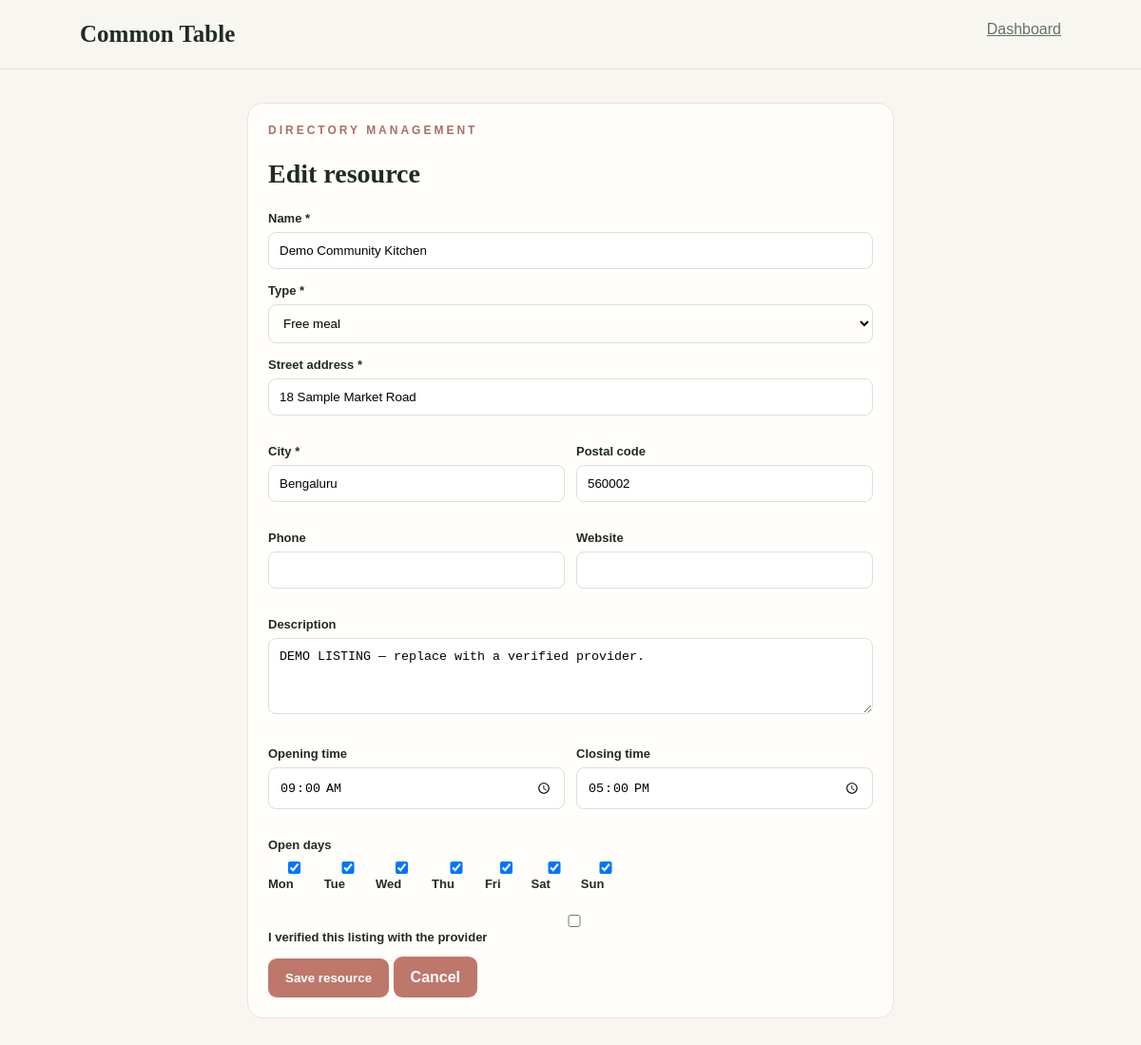
/admin/resources/2/edit (signed in), run on the app's committed database.
### tables this page shows
CREATE TABLE resources(
        id INTEGER PRIMARY KEY AUTOINCREMENT,name TEXT NOT NULL,resource_type TEXT NOT NULL,
        address TEXT NOT NULL,city TEXT NOT NULL,postal_code TEXT DEFAULT '',phone TEXT DEFAULT '',
        website TEXT DEFAULT '',description TEXT DEFAULT '',opening_time TEXT DEFAULT '09:00',
        closing_time TEXT DEFAULT '17:00',open_days TEXT DEFAULT '0,1,2,3,4,5,6',
        verified INTEGER DEFAULT 0,created_at TEXT DEFAULT CURRENT_TIMESTAMP);

### app.py (the view, shortened to what this page needs)
@app.route("/admin/resources/<int:rid>/edit",methods=["GET","POST"])
@admin
def edit(rid):
    with db() as c: r=c.execute("SELECT * FROM resources WHERE id=?",(rid,)).fetchone()
    if not r: abort(404)
    return render_template("resource_form.html",r=r,title="Edit resource",types=TYPES)

### app.py (called while the page is built)
def db():
    c=sqlite3.connect(DB); c.row_factory=sqlite3.Row; return c

def admin(fn):
    @wraps(fn)
    def inner(*a,**k):
        if not session.get("admin"): return redirect(url_for("login",next=request.path))
        return fn(*a,**k)
    return inner

### templates/resource_form.html (shortened to what this page needs)
<!doctype html><html><head><link rel="stylesheet" href="/static/style.css"></head><body><header><a class="brand" href="/">Common Table</a><nav><a href="/admin">Dashboard</a></nav></header><form class="formcard" method="post"><div class="eyebrow">Directory management</div><h2>{{title}}</h2>
{% macro val(k,default='') %}{{r[k] if r else default}}{% endmacro %}
<div class="field"><label>Name *</label><input name="name" required value="{{val('name')}}"></div><div class="field"><label>Type *</label><select name="resource_type">{% for t in types %}<option {% if r and r.resource_type==t %}selected{% endif %}>{{t}}</option>{% endfor %}</select></div>
<div class="field"><label>Street address *</label><input name="address" required value="{{val('address')}}"></div><div class="row"><div class="field"><label>City *</label><input name="city" required value="{{val('city')}}"></div><div class="field"><label>Postal code</label><input name="postal_code" value="{{val('postal_code')}}"></div></div><div class="row"><div class="field"><label>Phone</label><input name="phone" value="{{val('phone')}}"></div><div class="field"><label>Website</label><input name="website" value="{{val('website')}}"></div></div><div class="field"><label>Description</label><textarea name="description">{{val('description')}}</textarea></div><div class="row"><div class="field"><label>Opening time</label><input type="time" name="opening_time" value="{{val('opening_time','09:00')}}"></div><div class="field"><label>Closing time</label><input type="time" name="closing_time" value="{{val('closing_time','17:00')}}"></div></div>
{% set chosen=r.open_days.split(',') if r else ['0','1','2','3','4','5','6'] %}<div class="field"><label>Open days</label><div class="days">{% for d,n in [('0','Mon'),('1','Tue'),('2','Wed'),('3','Thu'),('4','Fri'),('5','Sat'),('6','Sun')] %}<label><input type="checkbox" name="open_days" value="{{d}}" {% if d in chosen %}checked{% endif %}>{{n}}</label>{% endfor %}</div></div><div class="field"><label><input type="checkbox" name="verified" {% if r and r.verified %}checked{% endif %}> I verified this listing with the provider</label></div><button>Save resource</button> <a href="/admin" class="btn">Cancel</a></form></body></html>

### static/style.css (style rules this page uses)
* { box-sizing:border-box }
body { margin:0;background:#f7f6f0;color:#202a27;font-family:Arial,sans-serif }
header { padding:22px 7%;display:flex;justify-content:space-between;border-bottom:1px solid #e5e4dc }
.brand { font:bold 25px Georgia;color:#202a27;text-decoration:none }
nav { display:flex;gap:22px }
a { color:#65716a }
.eyebrow { color:#a96f61;text-transform:uppercase;letter-spacing:3px;font-size:12px;font-weight:bold }
.btn,button { background:#bd786b;color:white;border:0;border-radius:9px;padding:13px 18px;cursor:pointer;text-decoration:none;font-weight:bold }
select { padding:11px;border:1px solid #ddd;border-radius:20px;background:transparent }
h2 { font:bold 28px Georgia }
.card,.formcard { background:#fffefa;border:1px solid #e7e5dc;border-radius:16px;padding:21px }
.formcard { max-width:680px;margin:35px auto }
.field { margin:15px 0 }
.field label { display:block;font-size:13px;font-weight:bold;margin-bottom:7px }
.field input,.field select,.field textarea { width:100%;padding:11px;border:1px solid #ddd;border-radius:8px }
.field textarea { min-height:80px }
.row { display:grid;grid-template-columns:1fr 1fr;gap:12px }
.days { display:flex;flex-wrap:wrap;gap:12px }

### data on the page
resources: name "Demo Community Kitchen", resource_type "Free meal", address "18 Sample Market Road", city "Bengaluru", postal_code "560002", description "DEMO LISTING — replace with a verified provider.", opening_time "09:00", closing_time "17:00"

### other printed values
{{ title }} "Edit resource"
{{ n }} "Mon" "Tue" "Wed" "Thu" "Fri" "Sat" "Sun"
